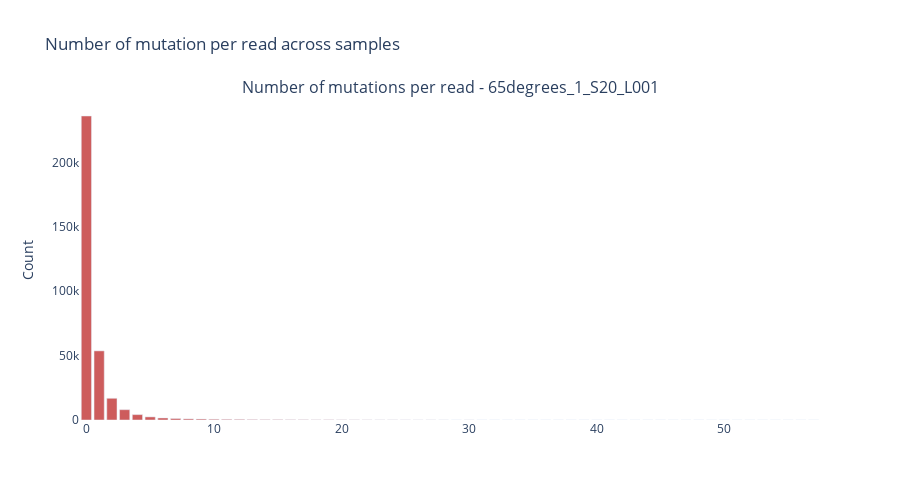

Notebook cell for this chart:
### Markdown cell above
## Mutations per read per sample

### Code cell
fig = study.mutations_per_read_per_sample(
    sample = sample,
)['fig']

fig.show()

fig.write_html(os.path.join(path_figs, 'mutations_per_read_per_sample.html'))

### Figure 1 — Plotly figure (JSON) as saved in the notebook; plotly's stock layout.template omitted (floating-point values rounded to 4 significant figures; data arrays with more than 128 entries replaced by an {"elided": "..."} marker saying what was removed)
{"data": [{"marker": {"color": "indianred"}, "showlegend": false, "type": "bar", "x": [0, 1, 2, 3, 4, 5, 6, 7, 8, 9, 10, 11, 12, 13, 14, 15, 16, 17, 18, 19, 20, 21, 22, 23, 24, 25, 26, 27, 28, 29, 30, 31, 32, 33, 34, 35, 36, 37, 38, 39, 40, 41, 42, 43, 44, 45, 46, 47, 48, 49, 50, 51, 52, 53, 54, 55, 56, 57], "xaxis": "x", "y": {"elided": "169 int values"}, "yaxis": "y"}], "layout": {"annotations": [{"font": {"size": 16}, "showarrow": false, "text": "Number of mutations per read - 65degrees_1_S20_L001", "x": 0.5, "xanchor": "center", "xref": "paper", "y": 1, "yanchor": "bottom", "yref": "paper"}], "autosize": true, "height": 500, "paper_bgcolor": "white", "plot_bgcolor": "white", "title": {"text": "Number of mutation per read across samples"}, "xaxis": {"anchor": "y", "domain": [0, 1], "dtick": 10}, "yaxis": {"anchor": "x", "domain": [0, 1], "title": {"text": "Count"}}}}
